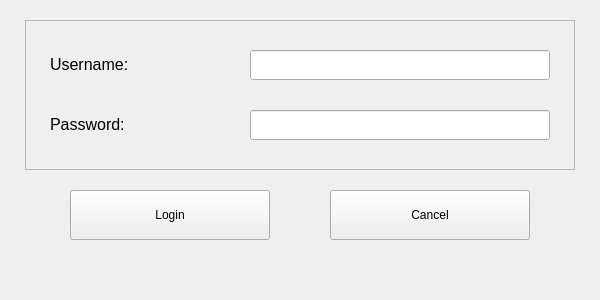
<?xml version="1.0" encoding="UTF-8"?>
<ui version="4.0">
 <class>adminLogin</class>
 <widget class="QMainWindow" name="adminLogin">
  <property name="geometry">
   <rect>
    <x>0</x>
    <y>0</y>
    <width>600</width>
    <height>300</height>
   </rect>
  </property>
  <property name="minimumSize">
   <size>
    <width>600</width>
    <height>300</height>
   </size>
  </property>
  <property name="maximumSize">
   <size>
    <width>600</width>
    <height>300</height>
   </size>
  </property>
  <property name="windowTitle">
   <string>Admin Login</string>
  </property>
  <widget class="QWidget" name="centralwidget">
   <widget class="QLineEdit" name="lineEdit">
    <property name="geometry">
     <rect>
      <x>250</x>
      <y>50</y>
      <width>300</width>
      <height>30</height>
     </rect>
    </property>
   </widget>
   <widget class="QLineEdit" name="lineEdit_2">
    <property name="geometry">
     <rect>
      <x>250</x>
      <y>110</y>
      <width>300</width>
      <height>30</height>
     </rect>
    </property>
    <property name="echoMode">
     <enum>QLineEdit::Password</enum>
    </property>
   </widget>
   <widget class="QLabel" name="label">
    <property name="geometry">
     <rect>
      <x>50</x>
      <y>50</y>
      <width>81</width>
      <height>30</height>
     </rect>
    </property>
    <property name="text">
     <string>&lt;html&gt;&lt;head/&gt;&lt;body&gt;&lt;p&gt;&lt;span style=&quot; font-size:12pt;&quot;&gt;Username:&lt;/span&gt;&lt;/p&gt;&lt;/body&gt;&lt;/html&gt;</string>
    </property>
   </widget>
   <widget class="QLabel" name="label_2">
    <property name="geometry">
     <rect>
      <x>50</x>
      <y>110</y>
      <width>101</width>
      <height>30</height>
     </rect>
    </property>
    <property name="text">
     <string>&lt;html&gt;&lt;head/&gt;&lt;body&gt;&lt;p&gt;&lt;span style=&quot; font-size:12pt;&quot;&gt;Password:&lt;/span&gt;&lt;/p&gt;&lt;/body&gt;&lt;/html&gt;</string>
    </property>
   </widget>
   <widget class="QPushButton" name="authLogin">
    <property name="geometry">
     <rect>
      <x>70</x>
      <y>190</y>
      <width>200</width>
      <height>50</height>
     </rect>
    </property>
    <property name="autoFillBackground">
     <bool>false</bool>
    </property>
    <property name="text">
     <string>Login</string>
    </property>
    <property name="shortcut">
     <string>Return</string>
    </property>
   </widget>
   <widget class="QFrame" name="frame">
    <property name="geometry">
     <rect>
      <x>25</x>
      <y>20</y>
      <width>550</width>
      <height>150</height>
     </rect>
    </property>
    <property name="frameShape">
     <enum>QFrame::StyledPanel</enum>
    </property>
    <property name="frameShadow">
     <enum>QFrame::Raised</enum>
    </property>
   </widget>
   <widget class="QPushButton" name="cancelLogin">
    <property name="geometry">
     <rect>
      <x>330</x>
      <y>190</y>
      <width>200</width>
      <height>50</height>
     </rect>
    </property>
    <property name="autoFillBackground">
     <bool>false</bool>
    </property>
    <property name="text">
     <string>Cancel</string>
    </property>
    <property name="shortcut">
     <string>Return</string>
    </property>
   </widget>
   <zorder>frame</zorder>
   <zorder>lineEdit</zorder>
   <zorder>lineEdit_2</zorder>
   <zorder>label</zorder>
   <zorder>label_2</zorder>
   <zorder>authLogin</zorder>
   <zorder>cancelLogin</zorder>
  </widget>
  <widget class="QMenuBar" name="menubar">
   <property name="geometry">
    <rect>
     <x>0</x>
     <y>0</y>
     <width>600</width>
     <height>21</height>
    </rect>
   </property>
  </widget>
 </widget>
 <resources/>
 <connections/>
</ui>
